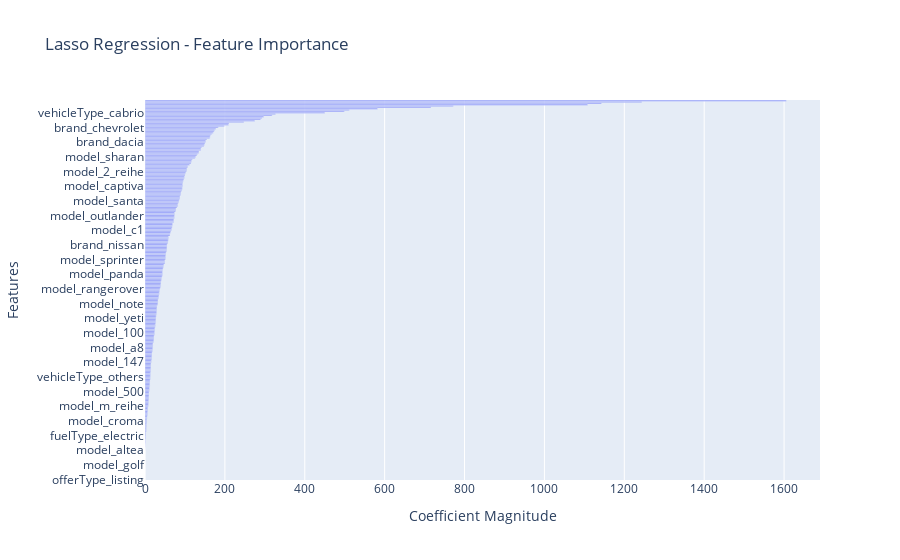

The code cell stored with this chart in its notebook:
### Markdown cell above
## Feature Importance

### Code cell
# https://plotly.com/python/bar-charts/

coefficients = lasso_model.coef_
fig = px.bar(x=np.abs(coefficients), y=X_train.columns, orientation='h', title='Lasso Regression - Feature Importance')
fig.update_layout(yaxis=dict(categoryorder='total ascending'))
fig.update_xaxes(title_text='Coefficient Magnitude')
fig.update_yaxes(title_text='Features')
fig.show()

### Figure 1 — Plotly figure (JSON) as saved in the notebook; plotly's stock layout.template omitted (floating-point values rounded to 4 significant figures; data arrays with more than 128 entries replaced by an {"elided": "..."} marker saying what was removed)
{"data": [{"alignmentgroup": "True", "hovertemplate": "x=%{x}<br>y=%{y}<extra></extra>", "legendgroup": "", "marker": {"color": "#636efa", "pattern": {"shape": ""}}, "name": "", "offsetgroup": "", "orientation": "h", "showlegend": false, "textposition": "auto", "type": "bar", "x": {"elided": "285 float values"}, "xaxis": "x", "y": {"elided": "285 str values"}, "yaxis": "y"}], "layout": {"barmode": "relative", "legend": {"tracegroupgap": 0}, "title": {"text": "Lasso Regression - Feature Importance"}, "xaxis": {"anchor": "y", "domain": [0, 1], "title": {"text": "Coefficient Magnitude"}}, "yaxis": {"anchor": "x", "categoryorder": "total ascending", "domain": [0, 1], "title": {"text": "Features"}}}}
